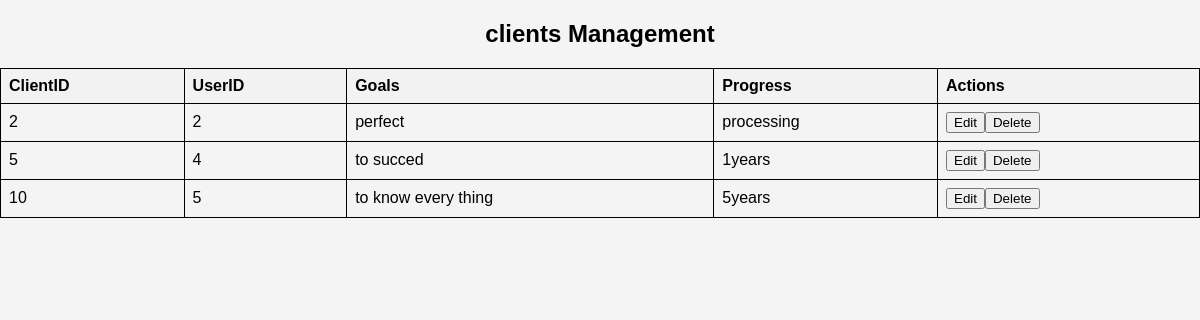
Screenshot of /viewclients.php with the database file from the repository.
### tables this page shows
CREATE TABLE `clients` (
  `ClientID` int(11) NOT NULL,
  `UserID` int(11) DEFAULT NULL,
  `Goals` text DEFAULT NULL,
  `Progress` text DEFAULT NULL
);

### viewclients.php (the view, shortened to what this page needs)
<?php
require_once "db_connection.php";
?>
<!DOCTYPE html>
<html lang="en">
<head>
    <link rel="stylesheet" type="text/css" href="style3.css">
</head>
<body>
    <h2>clients Management</h2>
    <table id="dataTable" class="table table-hover text-center">
        <tr>
            <th>ClientID</th>
            <th>UserID</th>
            <th>Goals</th>
            <th>Progress</th>
            <th>Actions</th>
        </tr>
        <?php
        $sql = "SELECT * FROM clients";
        $result = $conn->query($sql);
        if ($result->num_rows > 0) {
            while ($row = $result->fetch_assoc()) {
                echo "<tr>";
                echo "<td>" . $row["ClientID"] . "</td>";
                echo "<td>" . $row["UserID"] . "</td>";
                echo "<td>" . $row["Goals"] . "</td>";
                echo "<td>" . $row["Progress"] . "</td>";
                echo "<td>";
              echo "<a href='updateclients.html?id=" . $row["ClientID"] .  "'onclick='return confirm(\"Are you sure you want to update this clients?\")'><button class='button update-button'>Edit</button></a>";
                echo "<a href='deleteclients.html?id=" . $row["ClientID"] . "'onclick='return confirm(\"Are you sure you want to delete this clients?\")'><button class='button delete-button'>Delete</button></a>";
                echo "</td>";
                echo "</tr>";
            }
        } else {
            echo "<tr><td colspan='7'>No data found</td></tr>";
        }
        ?>
    </table>
</body>
</html>

### css/style3.css (style rules this page uses)
body { font-family: Arial, sans-serif; margin: 0; padding: 0; background-color: #f4f4f4; }
h2 { text-align: center; }

### viewclients.php (style rules this page uses)
table { width: 100%; border-collapse: collapse; }
table, th, td { border: 1px solid black; padding: 8px; text-align: left; }
th { background-color: #f2f2f2; }

### rows the page displays
clients: ClientID "2", UserID "2", Goals "perfect", Progress "processing"
clients: ClientID "5", UserID "4", Goals "to succed", Progress "1years"
clients: ClientID "10", UserID "5", Goals "to know every thing", Progress "5years"
